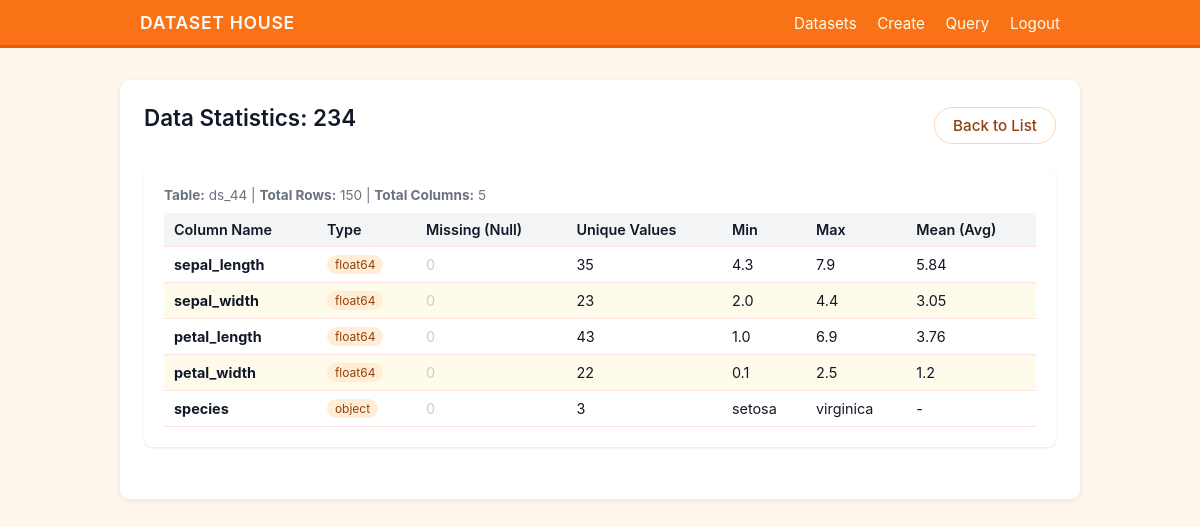
/dataset/stats/5 (signed in), run on the app's committed database.
### models.py (models this page shows)
class Dataset(db.Model):
    __tablename__ = 'datasets'
    id = db.Column(db.Integer, primary_key=True)
    name = db.Column(db.String(100), nullable=False)
    table_name = db.Column(db.String(100), unique=True, nullable=False)
    description = db.Column(db.Text)
    tags = db.Column(db.String(200))
    rows = db.Column(db.Integer, default=0)
    columns = db.Column(db.Integer, default=0)
    types = db.Column(db.String(200), default="unknown")
    visibility = db.Column(db.String(20), default='public')
    file_path = db.Column(db.String(200))
    created_at = db.Column(db.DateTime, default=datetime.utcnow)
    updated_at = db.Column(db.DateTime, default=datetime.utcnow, onupdate=datetime.utcnow)
    owner_id = db.Column(db.Integer, db.ForeignKey('users.id'), nullable=False)
    logs = db.relationship('QueryLog', backref='dataset', lazy=True, cascade="all, delete-orphan")

### tables this page shows
CREATE TABLE ds_44 (
	sepal_length FLOAT, 
	sepal_width FLOAT, 
	petal_length FLOAT, 
	petal_width FLOAT, 
	species TEXT
);

### app.py (the view)
@app.route('/dataset/stats/<int:id>')
@login_required
def dataset_stats(id):
    dataset = Dataset.query.get_or_404(id)
    try:
        df = pd.read_sql(f"SELECT * FROM {dataset.table_name}", db.session.connection())
    except Exception as e:
        flash(f"Error reading table: {e}", "error")
        return redirect(url_for('dataset_list'))
    summary = []
    for col in df.columns:
        col_data = df[col]
        col_stat = {
            'name': col,
            'type': str(col_data.dtype),
            'count': len(col_data),
            'missing': int(col_data.isnull().sum()),
            'unique': col_data.nunique(),
            'mean': '-',
            'min': '-',
            'max': '-'
        }
        if 'int' in str(col_data.dtype) or 'float' in str(col_data.dtype):
            try:
                col_stat['mean'] = round(col_data.mean(), 2)
                col_stat['min'] = col_data.min()
                col_stat['max'] = col_data.max()
            except:
                pass
        else:
            try:
                col_stat['min'] = col_data.min()
                col_stat['max'] = col_data.max()
            except:
                pass
        summary.append(col_stat)
    return render_template('dataset-stats.html', dataset=dataset, summary=summary)

### app.py (called while the page is built)
@login_manager.user_loader
def load_user(user_id):
    return User.query.get(int(user_id))

### templates/dataset-stats.html (shortened to what this page needs)
<!DOCTYPE html>
<html lang="en">
<head>
    <link rel="stylesheet" href="{{ url_for('static', filename='css/styles.css') }}">
</head>
<body>
<header>
    <div class="header-inner">
        <div class="logo">DATASET HOUSE</div>
        <nav>
            <a href="{{ url_for('dataset_list') }}">Datasets</a>
            <a href="{{ url_for('dataset_create') }}">Create</a>
            <a href="{{ url_for('dataset_query') }}" target="_blank">Query</a>
            <a href="{{ url_for('logout') }}">Logout</a>
        </nav>
    </div>
</header>
<main class="main">
    <div style="display: flex; justify-content: space-between; align-items: center; margin-bottom: 20px;">
        <h1>Data Statistics: {{ dataset.name }}</h1>
        <a href="{{ url_for('dataset_list') }}" class="btn btn-secondary">Back to List</a>
    </div>
    <div class="stat-card">
        <div class="meta" style="margin-bottom: 10px;">
            <strong>Table:</strong> {{ dataset.table_name }} |
            <strong>Total Rows:</strong> {{ dataset.rows }} |
            <strong>Total Columns:</strong> {{ dataset.columns }}
        </div>
        <table class="table stat-table">
            <thead>
                <tr>
                    <th>Column Name</th>
                    <th>Type</th>
                    <th class="text-right">Missing (Null)</th>
                    <th class="text-right">Unique Values</th>
                    <th class="text-right">Min</th>
                    <th class="text-right">Max</th>
                    <th class="text-right">Mean (Avg)</th>
                </tr>
            </thead>
            <tbody>
                {% for row in summary %}
                <tr>
                    <td><strong>{{ row.name }}</strong></td>
                    <td><span class="badge">{{ row.type }}</span></td>
                    <td class="text-right">
                        {% if row.missing > 0 %}
                            <span style="color: red; font-weight: bold;">{{ row.missing }}</span>
                        {% else %}
                            <span style="color: #ccc;">0</span>
                        {% endif %}
                    </td>
                    <td class="text-right">{{ row.unique }}</td>
                    <td class="text-right">{{ row.min }}</td>
                    <td class="text-right">{{ row.max }}</td>
                    <td class="text-right">{{ row.mean }}</td>
                </tr>
                {% endfor %}
            </tbody>
        </table>
    </div>
</main>
</body>
</html>

### static/css/styles.css (style rules this page uses)
* { box-sizing: border-box; }
body { margin: 0; font-family: -apple-system, BlinkMacSystemFont, "Segoe UI", Roboto, sans-serif; background-color: #fff7ed; color: #111827; }
header { background-color: #f97316; color: #f9fafb; border-bottom: 3px solid #ea580c; }
.header-inner { max-width: 960px; margin: 0 auto; padding: 12px 20px; display: flex; align-items: center; justify-content: space-between; }
.logo { font-size: 1.1rem; font-weight: 600; letter-spacing: 0.04em; }
nav a { margin-left: 16px; text-decoration: none; color: #fffbeb; font-size: 0.95rem; }
.main { max-width: 960px; margin: 32px auto; padding: 24px 24px 32px; background-color: #ffffff; border-radius: 10px; box-shadow: 0 2px 6px rgba(15, 23, 42, 0.08); }
h1 { margin: 0 0 16px; font-size: 1.4rem; font-weight: 600; }
.btn { display: inline-block; padding: 8px 18px; border-radius: 999px; border: 1px solid transparent; font-size: 0.95rem; font-weight: 500; text-decoration: none; text-align: center; cursor: pointer; }
.btn-secondary { background-color: #ffffff; color: #92400e; border-color: #fed7aa; }
.table { width: 100%; border-collapse: collapse; margin-top: 8px; font-size: 0.9rem; }
.table th, .table td { padding: 8px 10px; border-bottom: 1px solid #fee2e2; text-align: left; }
.table th { background-color: #fff7ed; font-weight: 600; }
.table tr:nth-child(even) td { background-color: #fffbeb; }
.badge { display: inline-block; padding: 2px 8px; border-radius: 999px; font-size: 0.75rem; background-color: #ffedd5; color: #92400e; }
.meta { font-size: 0.85rem; color: #6b7280; }
.text-right { text-align: right; }

### templates/dataset-stats.html (style rules this page uses)
.stat-card { background: white; padding: 20px; border-radius: 8px; box-shadow: 0 1px 3px rgba(0,0,0,0.1); margin-bottom: 20px; }
.stat-table th { background-color: #f3f4f6; }

### data on the page
Dataset: name "234", table_name "ds_44", rows "150", columns "5"
ds_44: min "setosa"
ds_44: max "virginica"

### other printed values
{{ row.name }} "sepal_length" "sepal_width" "petal_length" "petal_width" "species"
{{ row.type }} "float64" "float64" "float64" "float64" "object"
{{ row.unique }} "35" "23" "43" "22" "3"
{{ row.min }} "4.3" "2.0" "1.0" "0.1"
{{ row.max }} "7.9" "4.4" "6.9" "2.5"
{{ row.mean }} "5.84" "3.05" "3.76" "1.2" "-"
